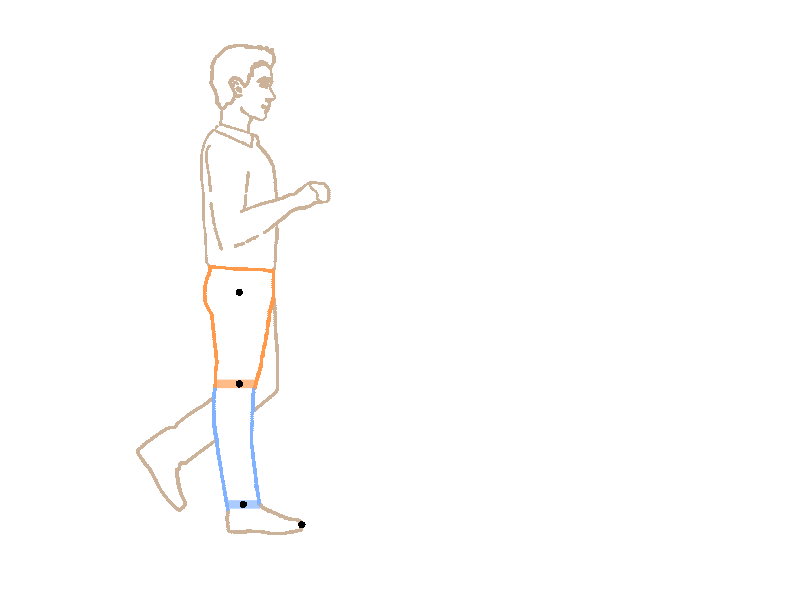

The MATLAB source for this figure:
% ***********************************************************************
% Draw the Body on the background based on the angles of BODY.pose
% ***********************************************************************

function drawMan
subplot(1,2,1)
bodyColor = [0.8, 0.7, 0.6]; % RGB color space for shaded body parts
ColorsS = [0.5 0.7 1; 0.1 1 0.2; 1 0.6 0.3]; % 3 distinct RGB color spaces for the springs

load('coordinatesMan.mat')

hip =   [0      0];
knee =  [0     -0.4451];
ankle = [0.02  -1.03];
toe =   [0.30367  -1.129];

kneeBand(1,:) = [-0.117279:0.001:0.082721];
kneeBand(2,:) = knee(2)*ones(length(kneeBand(1,:)),1);
ankleBand(1,:) = [-0.062005286:0.001:0.10141705];
ankleBand(2,:) = ankle(2)*ones(length(ankleBand(1,:)),1);


plot(C(:,1),C(:,2),'.','Color',bodyColor)
hold on
plot(thigh(:,1),thigh(:,2),'.','Color',ColorsS(3,:))
plot(shank(:,1),shank(:,2),'.','Color',ColorsS(1,:))
plot(kneeBand(1,:),kneeBand(2,:),'Color',ColorsS(3,:),'linewidth',6)
plot(ankleBand(1,:),ankleBand(2,:),'Color',ColorsS(1,:),'linewidth',6)
axis equal
axis off

scatter(hip(1),hip(2),30,'k','filled') % hip
scatter(knee(1),knee(2),30,'k','filled') % knee
scatter(ankle(1),ankle(2),30,'k','filled') % ankle
scatter(toe(1),toe(2),30,'k','filled') % toe

end